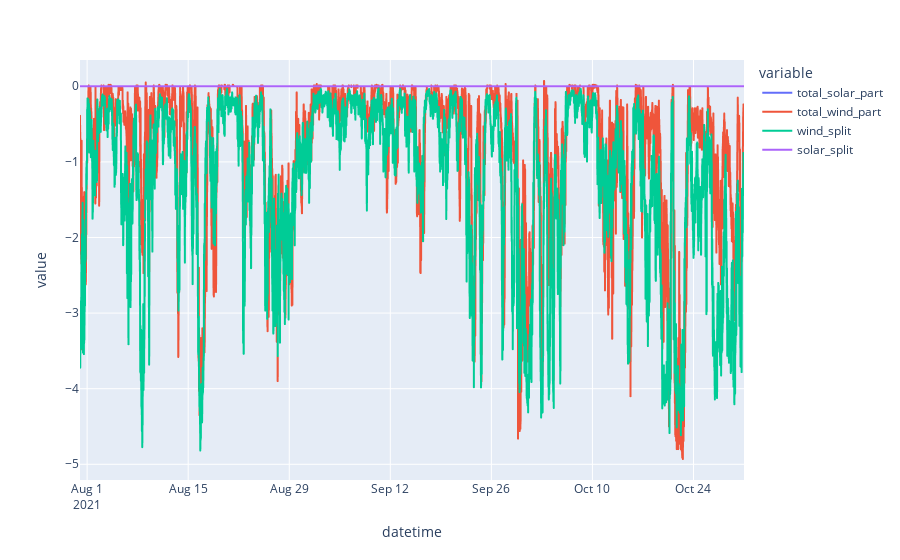

Notebook code cell kept with this figure:
### Code cell
# Visualize the results by plotting the results of the DAZLS model.

fig_result=result.plot()
fig_result.show()

### Figure 1 — Plotly figure (JSON) as saved in the notebook; plotly's stock layout.template omitted (floating-point values rounded to 4 significant figures; data arrays with more than 128 entries replaced by an {"elided": "..."} marker saying what was removed)
{"data": [{"hovertemplate": "variable=total_solar_part<br>datetime=%{x}<br>value=%{y}<extra></extra>", "legendgroup": "total_solar_part", "line": {"color": "#636efa", "dash": "solid"}, "marker": {"symbol": "circle"}, "mode": "lines", "name": "total_solar_part", "showlegend": true, "type": "scattergl", "x": {"elided": "8832 str values"}, "xaxis": "x", "y": {"elided": "8832 int values"}, "yaxis": "y"}, {"hovertemplate": "variable=total_wind_part<br>datetime=%{x}<br>value=%{y}<extra></extra>", "legendgroup": "total_wind_part", "line": {"color": "#EF553B", "dash": "solid"}, "marker": {"symbol": "circle"}, "mode": "lines", "name": "total_wind_part", "showlegend": true, "type": "scattergl", "x": {"elided": "8832 str values"}, "xaxis": "x", "y": {"elided": "8832 float values"}, "yaxis": "y"}, {"hovertemplate": "variable=wind_split<br>datetime=%{x}<br>value=%{y}<extra></extra>", "legendgroup": "wind_split", "line": {"color": "#00cc96", "dash": "solid"}, "marker": {"symbol": "circle"}, "mode": "lines", "name": "wind_split", "showlegend": true, "type": "scattergl", "x": {"elided": "8832 str values"}, "xaxis": "x", "y": {"elided": "8832 float values"}, "yaxis": "y"}, {"hovertemplate": "variable=solar_split<br>datetime=%{x}<br>value=%{y}<extra></extra>", "legendgroup": "solar_split", "line": {"color": "#ab63fa", "dash": "solid"}, "marker": {"symbol": "circle"}, "mode": "lines", "name": "solar_split", "showlegend": true, "type": "scattergl", "x": {"elided": "8832 str values"}, "xaxis": "x", "y": {"elided": "8832 float values"}, "yaxis": "y"}], "layout": {"legend": {"title": {"text": "variable"}, "tracegroupgap": 0}, "margin": {"t": 60}, "xaxis": {"anchor": "y", "domain": [0, 1], "title": {"text": "datetime"}}, "yaxis": {"anchor": "x", "domain": [0, 1], "title": {"text": "value"}}}}
